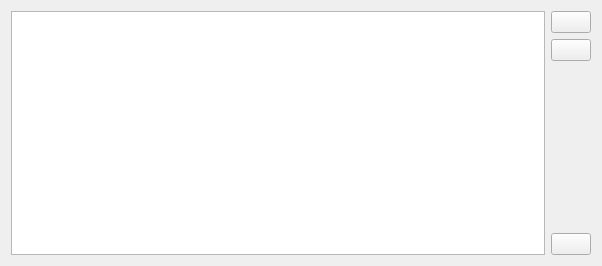
<ui version="4.0" >
 <class>QueueManagerWidget</class>
 <widget class="QWidget" name="QueueManagerWidget" >
  <property name="geometry" >
   <rect>
    <x>0</x>
    <y>0</y>
    <width>602</width>
    <height>266</height>
   </rect>
  </property>
  <property name="windowTitle" >
   <string>Queue Manager</string>
  </property>
  <layout class="QHBoxLayout" >
   <item>
    <widget class="QTreeView" name="m_torrents" />
   </item>
   <item>
    <layout class="QVBoxLayout" >
     <item>
      <widget class="KPushButton" name="m_move_up" >
       <property name="text" >
        <string/>
       </property>
      </widget>
     </item>
     <item>
      <widget class="KPushButton" name="m_move_down" >
       <property name="text" >
        <string/>
       </property>
      </widget>
     </item>
     <item>
      <spacer>
       <property name="orientation" >
        <enum>Qt::Vertical</enum>
       </property>
       <property name="sizeHint" >
        <size>
         <width>20</width>
         <height>40</height>
        </size>
       </property>
      </spacer>
     </item>
     <item>
      <widget class="KPushButton" name="m_queue" />
     </item>
    </layout>
   </item>
  </layout>
 </widget>
 <customwidgets>
  <customwidget>
   <class>KPushButton</class>
   <extends>QPushButton</extends>
   <header>kpushbutton.h</header>
  </customwidget>
 </customwidgets>
 <resources/>
 <connections/>
</ui>
